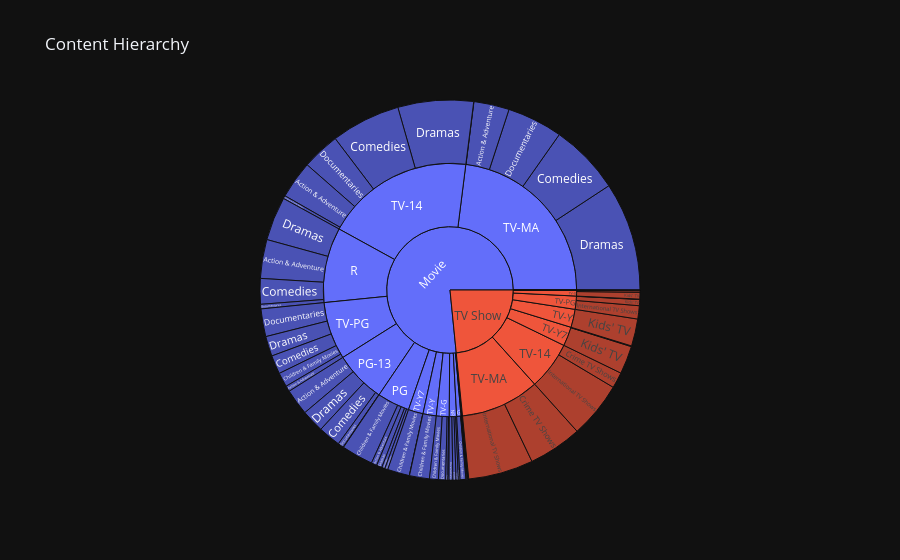
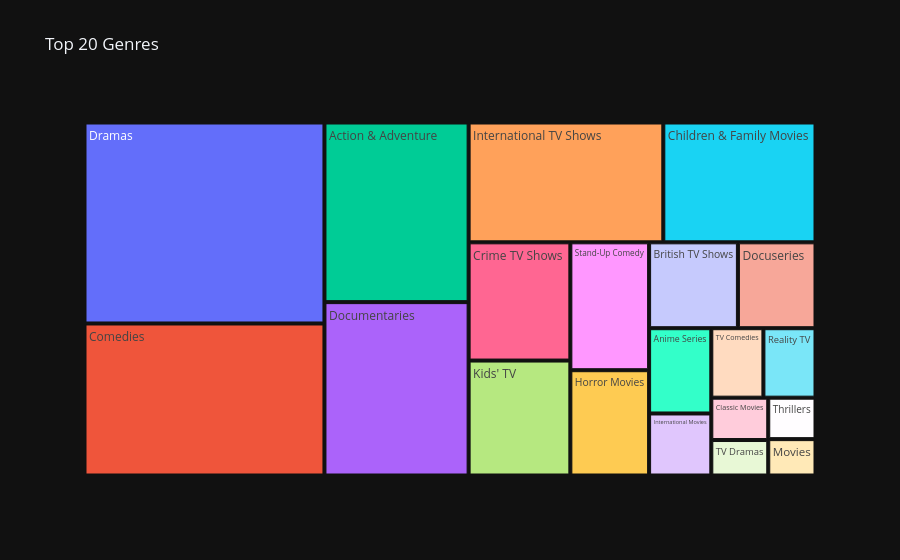

Write notebook code for charts like these, in order.
### Code cell
# Choropleth Map
country_counts = df["main_country"].value_counts().reset_index()
country_counts.columns = ["country", "count"]

fig_map = px.choropleth(
    country_counts,
    locations="country",
    locationmode="country names",
    color="count",
    color_continuous_scale="Reds",
    title="Netflix Content by Country",
    template="plotly_dark"
)

fig_map.show()


# Sunburst Chart
top_genres = df["main_genre"].value_counts()

sun_df = df[
    df["main_genre"].isin(top_genres.index[:8])
].copy()

fig_sun = px.sunburst(
    sun_df,
    path=["type", "rating", "main_genre"],
    title="Content Hierarchy",
    template="plotly_dark"
)

fig_sun.show()


# Treemap
genre_df = df["main_genre"].value_counts().reset_index()
genre_df.columns = ["genre", "count"]

fig_tree = px.treemap(
    genre_df.head(20),
    path=["genre"],
    values="count",
    title="Top 20 Genres",
    template="plotly_dark"
)

fig_tree.show()

### Figure 1 — Plotly figure (JSON) as saved in the notebook; plotly's stock layout.template omitted (floating-point values rounded to 4 significant figures)
{"data": [{"branchvalues": "total", "domain": {"x": [0, 1], "y": [0, 1]}, "hovertemplate": "labels=%{label}<br>count=%{value}<br>parent=%{parent}<br>id=%{id}<extra></extra>", "ids": ["Movie/PG-13/Documentaries", "TV Show/TV-MA/International TV Shows", "TV Show/TV-MA/Crime TV Shows", "Movie/PG/Children & Family Movies", "Movie/TV-MA/Dramas", "Movie/PG-13/Comedies", "Movie/TV-PG/Children & Family Movies", "Movie/TV-MA/Documentaries", "TV Show/TV-14/Crime TV Shows", "TV Show/TV-14/International TV Shows", "Movie/TV-PG/Comedies", "Movie/TV-Y/Children & Family Movies", "Movie/TV-14/Comedies", "Movie/TV-14/Dramas", "TV Show/TV-Y7/Kids' TV", "Movie/TV-MA/Action & Adventure", "Movie/PG-13/Action & Adventure", "Movie/PG/Action & Adventure", "Movie/PG/Dramas", "Movie/PG/Documentaries", "Movie/R/Action & Adventure", "Movie/R/Dramas", "TV Show/TV-PG/International TV Shows", "Movie/TV-14/Action & Adventure", "Movie/TV-PG/Action & Adventure", "TV Show/TV-Y/Kids' TV", "TV Show/TV-PG/Kids' TV", "Movie/TV-14/Documentaries", "Movie/TV-G/Children & Family Movies", "Movie/TV-Y7/Children & Family Movies", "TV Show/TV-G/Kids' TV", "Movie/G/Children & Family Movies", "Movie/PG-13/Dramas", "Movie/R/Comedies", "Movie/TV-MA/Comedies", "Movie/PG/Comedies", "Movie/R/Documentaries", "TV Show/TV-G/International TV Shows", "Movie/TV-PG/Documentaries", "Movie/TV-PG/Dramas", "Movie/TV-G/Dramas", "Movie/TV-G/Documentaries", "Movie/TV-MA/Children & Family Movies", "Movie/TV-G/Comedies", "Movie/TV-14/Children & Family Movies", "Movie/PG-13/Children & Family Movies", "Movie/G/Documentaries", "TV Show/TV-Y7/Crime TV Shows", "Movie/NC-17/Comedies", "TV Show/TV-PG/Crime TV Shows", "Movie/NR/Documentaries", "Movie/NR/Comedies", "Movie/NR/Action & Adventure", "Movie/NC-17/Dramas", "Movie/NR/Dramas", "Movie/TV-Y7-FV/Children & Family Movies", "TV Show/NR/International TV Shows", "Movie/G/Action & Adventure", "TV Show/TV-Y7/International TV Shows", "Movie/UR/Dramas", "Movie/TV-Y7/Dramas", "Movie/TV-Y7-FV/Action & Adventure", "TV Show/Not Rated/Kids' TV", "Movie/Not Rated/Dramas", "TV Show/R/International TV Shows", "TV Show/TV-Y7-FV/Kids' TV", "Movie/UR/Action & Adventure", "Movie/PG-13", "TV Show/TV-MA", "Movie/PG", "Movie/TV-MA", "Movie/TV-PG", "TV Show/TV-14", "Movie/TV-Y", "Movie/TV-14", "TV Show/TV-Y7", "Movie/R", "TV Show/TV-PG", "TV Show/TV-Y", "Movie/TV-G", "Movie/TV-Y7", "TV Show/TV-G", "Movie/G", "Movie/NC-17", "Movie/NR", "Movie/TV-Y7-FV", "TV Show/NR", "Movie/UR", "TV Show/Not Rated", "Movie/Not Rated", "TV Show/R", "TV Show/TV-Y7-FV", "Movie", "TV Show"], "labels": ["Documentaries", "International TV Shows", "Crime TV Shows", "Children & Family Movies", "Dramas", "Comedies", "Children & Family Movies", "Documentaries", "Crime TV Shows", "International TV Shows", "Comedies", "Children & Family Movies", "Comedies", "Dramas", "Kids' TV", "Action & Adventure", "Action & Adventure", "Action & Adventure", "Dramas", "Documentaries", "Action & Adventure", "Dramas", "International TV Shows", "Action & Adventure", "Action & Adventure", "Kids' TV", "Kids' TV", "Documentaries", "Children & Family Movies", "Children & Family Movies", "Kids' TV", "Children & Family Movies", "Dramas", "Comedies", "Comedies", "Comedies", "Documentaries", "International TV Shows", "Documentaries", "Dramas", "Dramas", "Documentaries", "Children & Family Movies", "Comedies", "Children & Family Movies", "Children & Family Movies", "Documentaries", "Crime TV Shows", "Comedies", "Crime TV Shows", "Documentaries", "Comedies", "Action & Adventure", "Dramas", "Dramas", "Children & Family Movies", "International TV Shows", "Action & Adventure", "International TV Shows", "Dramas", "Dramas", "Action & Adventure", "Kids' TV", "Dramas", "International TV Shows", "Kids' TV", "Action & Adventure", "PG-13", "TV-MA", "PG", "TV-MA", "TV-PG", "TV-14", "TV-Y", "TV-14", "TV-Y7", "R", "TV-PG", "TV-Y", "TV-G", "TV-Y7", "TV-G", "G", "NC-17", "NR", "TV-Y7-FV", "NR", "UR", "Not Rated", "Not Rated", "R", "TV-Y7-FV", "Movie", "TV Show"], "name": "", "parents": ["Movie/PG-13", "TV Show/TV-MA", "TV Show/TV-MA", "Movie/PG", "Movie/TV-MA", "Movie/PG-13", "Movie/TV-PG", "Movie/TV-MA", "TV Show/TV-14", "TV Show/TV-14", "Movie/TV-PG", "Movie/TV-Y", "Movie/TV-14", "Movie/TV-14", "TV Show/TV-Y7", "Movie/TV-MA", "Movie/PG-13", "Movie/PG", "Movie/PG", "Movie/PG", "Movie/R", "Movie/R", "TV Show/TV-PG", "Movie/TV-14", "Movie/TV-PG", "TV Show/TV-Y", "TV Show/TV-PG", "Movie/TV-14", "Movie/TV-G", "Movie/TV-Y7", "TV Show/TV-G", "Movie/G", "Movie/PG-13", "Movie/R", "Movie/TV-MA", "Movie/PG", "Movie/R", "TV Show/TV-G", "Movie/TV-PG", "Movie/TV-PG", "Movie/TV-G", "Movie/TV-G", "Movie/TV-MA", "Movie/TV-G", "Movie/TV-14", "Movie/PG-13", "Movie/G", "TV Show/TV-Y7", "Movie/NC-17", "TV Show/TV-PG", "Movie/NR", "Movie/NR", "Movie/NR", "Movie/NC-17", "Movie/NR", "Movie/TV-Y7-FV", "TV Show/NR", "Movie/G", "TV Show/TV-Y7", "Movie/UR", "Movie/TV-Y7", "Movie/TV-Y7-FV", "TV Show/Not Rated", "Movie/Not Rated", "TV Show/R", "TV Show/TV-Y7-FV", "Movie/UR", "Movie", "TV Show", "Movie", "Movie", "Movie", "TV Show", "Movie", "Movie", "TV Show", "Movie", "TV Show", "TV Show", "Movie", "Movie", "TV Show", "Movie", "Movie", "Movie", "Movie", "TV Show", "Movie", "TV Show", "Movie", "TV Show", "TV Show", "", ""], "type": "sunburst", "values": [33, 368, 304, 179, 616, 127, 81, 315, 90, 319, 106, 113, 393, 428, 159, 201, 148, 32, 31, 17, 220, 248, 75, 213, 33, 154, 35, 215, 50, 125, 38, 33, 129, 145, 400, 18, 26, 9, 157, 113, 12, 41, 1, 6, 17, 2, 3, 3, 2, 2, 22, 13, 9, 1, 18, 4, 1, 1, 1, 2, 1, 1, 1, 1, 1, 1, 1, 439, 672, 277, 1533, 490, 409, 113, 1266, 163, 639, 112, 154, 109, 126, 47, 37, 3, 62, 5, 1, 3, 1, 1, 1, 1, 5103, 1561]}], "layout": {"legend": {"tracegroupgap": 0}, "title": {"text": "Content Hierarchy"}}}

### Figure 2 — Plotly figure (JSON) as saved in the notebook; plotly's stock layout.template omitted (floating-point values rounded to 4 significant figures)
{"data": [{"branchvalues": "total", "domain": {"x": [0, 1], "y": [0, 1]}, "hovertemplate": "labels=%{label}<br>count=%{value}<br>parent=%{parent}<br>id=%{id}<extra></extra>", "ids": ["Dramas", "Comedies", "Action & Adventure", "Documentaries", "International TV Shows", "Children & Family Movies", "Crime TV Shows", "Kids' TV", "Stand-Up Comedy", "Horror Movies", "British TV Shows", "Docuseries", "Anime Series", "International Movies", "TV Comedies", "Reality TV", "Classic Movies", "TV Dramas", "Thrillers", "Movies"], "labels": ["Dramas", "Comedies", "Action & Adventure", "Documentaries", "International TV Shows", "Children & Family Movies", "Crime TV Shows", "Kids' TV", "Stand-Up Comedy", "Horror Movies", "British TV Shows", "Docuseries", "Anime Series", "International Movies", "TV Comedies", "Reality TV", "Classic Movies", "TV Dramas", "Thrillers", "Movies"], "name": "", "parents": ["", "", "", "", "", "", "", "", "", "", "", "", "", "", "", "", "", "", "", ""], "type": "treemap", "values": [1600.0, 1210.0, 859.0, 829.0, 774.0, 605.0, 399.0, 388.0, 334.0, 275.0, 253.0, 221.0, 176.0, 128.0, 120.0, 120.0, 80.0, 67.0, 65.0, 57.0]}], "layout": {"legend": {"tracegroupgap": 0}, "title": {"text": "Top 20 Genres"}}}
